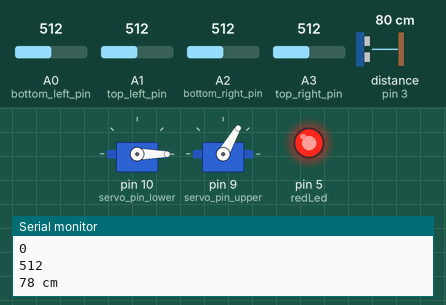
Recording of a sketch running on a simulated Arduino Uno, built with avr-gcc and run on an emulated ATmega328P. On the bench: 2 × servo, output pins drawn as LEDs (lit = HIGH), the last lines printed to the serial monitor. Wiring (inferred from the names in the program): ultrasonic range finder: trigger pin 2; echo pin 3. The inputs (shaded band) are chosen by the test bench; at power-on: A0 (bottom_left_pin) = 512, A1 (top_left_pin) = 512, A2 (bottom_right_pin) = 512, A3 (top_right_pin) = 512, distance to the obstacle (sensor on pin 3) 80 cm. The echo pulse lasts 58.3 µs per cm; pins used as bus, display or sensor lines are not drawn.

Above: at 1.2 s.
1.3 s: A0 (bottom_left_pin) set to 530
At 2.61 s:
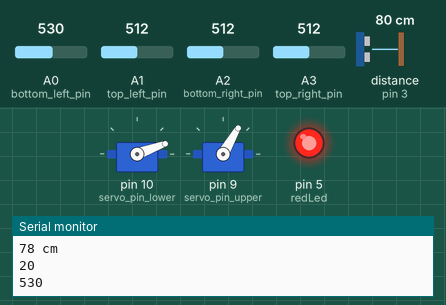
4.3 s: A0 (bottom_left_pin) set to 90
At 4.48 s:
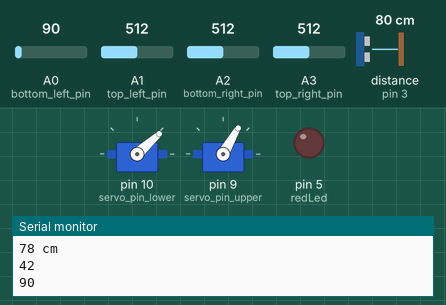
7.3 s: A1 (top_left_pin) set to 918
8.8 s: A1 (top_left_pin) set to 945
At 8.95 s:
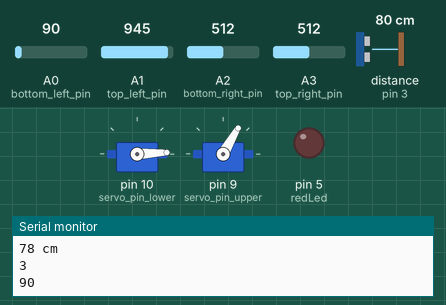
11.8 s: A0 (bottom_left_pin) set to 108
14.8 s: A0 (bottom_left_pin) set to 126
At 14.96 s:
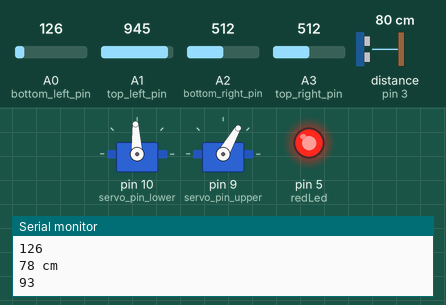
Timing chart, 0 to 21.0 s (numbered marks = the images above; inputs shaded):
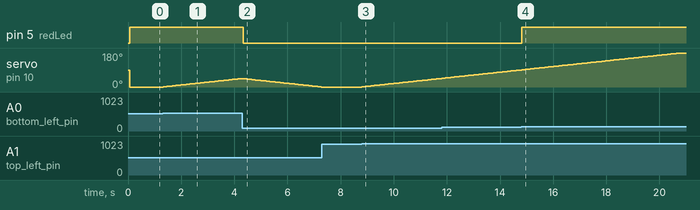

The sketch:

sensor.ino
```cpp
#include <Arduino.h>
#include <Servo.h>

//Til servo
Servo servo_lower;
Servo servo_upper;

const int servo_pin_lower = 10;
const int servo_pin_upper = 9;

const int top_left_pin = A1;
const int bottom_left_pin = A0;
const int top_right_pin = A3;
const int bottom_right_pin = A2;

int angle = 0;

//Til lyssensor
const int redLed = 5;
const int kraftSensorPin = A0;
float turnON = 200;

//Til sensor
#define trigPin 2  //Definerer trig og echo pinner
#define echoPin 3

long varighet; //Variabel varighet for tid mellom sending og mottak av lydbølger
int avstand; //Avstand variabelen skal kalkuleres til avstand ved bruk av varighet


////////////////////////////////////////////////////////////
////////////////////////Funksjons///////////////////////////
////////////////////////////////////////////////////////////
void avstandSensor(){
  digitalWrite(trigPin, LOW);
  delayMicroseconds(5);
  digitalWrite(trigPin, HIGH);
  delayMicroseconds(10);
  digitalWrite(trigPin, LOW);

  varighet = pulseIn(echoPin, HIGH);  //pulseIn er en funksjon tar tiden når pin går fra LOW til HIGH frem til den blir LOW igjen
  avstand = varighet * 0.034 / 2;  //Vi bruker 0.034 fordi det er lydens hastighet, og deler på to fordi vi får avstanden fram og tilbake, og vi vil bare ha avstanden fram
  Serial.print(avstand);
  Serial.println(" cm");

  delay(50);
  //Verdiene vi hadde fått ut av denne kunne vi f.eks brukt til å regulere farten til Zumo bilen.
}

void lower_body_light_tracker(){
    int top_left_sensor = analogRead(top_left_pin);
    int top_right_sensor = analogRead(top_right_pin);
    int bottom_left_sensor = analogRead(bottom_left_pin);
    int bottom_right_sensor = analogRead(bottom_right_pin);

    int left_side = (top_left_sensor + bottom_left_sensor);
    int right_side =  (top_right_sensor + bottom_right_sensor);

    if(left_side > right_side && 180 > angle > 0){
        angle++;
        servo_lower.write(angle);
    }
    else{
        angle--;
        servo_lower.write(angle);
    }
    //Next code is for stabilizing the servor
    if(left_side - right_side < 100 || right_side - left_side < 100){
        delay(10);
    }
}

void angle_reset(){
    if(angle < 0){
        angle = 0;
    }
    Serial.println(angle);
}

float readAvarage(){ // leser av sensoren 3 ganger og summerer verdiene og deler på 3 for å få gjennomsnittsmålingen over 3 avlesninger
  int sum = 0;
  for (int i = 0; i < 5; i++){
    	sum += analogRead(kraftSensorPin);
  }
  int avarage = sum/3;
  return avarage;
}


void kraftSensor(){
     Serial.println(analogRead(kraftSensorPin));
  if (readAvarage() > turnON){
    digitalWrite(redLed, HIGH);
  }else {
    digitalWrite(redLed, LOW);
  }
}


////////////////////////////////////////////////////////////
//////////////////////////Setup/////////////////////////////
////////////////////////////////////////////////////////////
void setup(){
    Serial.begin(9600);
    pinMode(trigPin, OUTPUT);
    pinMode(echoPin, INPUT);
    pinMode(redLed, OUTPUT);

    pinMode(kraftSensorPin, INPUT);
    Serial.begin(9600);

    servo_lower.attach(servo_pin_lower);
    servo_upper.attach(servo_pin_upper);
    Serial.begin(9600);
    servo_lower.write(90);
    servo_upper.write(60);
}

////////////////////////////////////////////////////////////
///////////////////////////Loop/////////////////////////////
////////////////////////////////////////////////////////////
void loop(){
    avstandSensor();

    lower_body_light_tracker();
    angle_reset();

    kraftSensor();
}
```

Measured:
- the behaviour switches between 512 and 513 on A0 (bottom_left_pin) (found by bisection; images 0 and 1)
- the behaviour switches between 934 and 935 on A1 (top_left_pin) (found by bisection; images 2 and 3)
- the behaviour switches between 120 and 121 on A0 (bottom_left_pin) (found by bisection; images 3 and 4)
- after the input at 1.3 s, servo on pin 10 (servo_pin_lower): moves from 0° to 45° over 2.9 s, starting at once
- after the input at 4.3 s, pin 5 (redLed): HIGH → LOW at once
- after the input at 8.8 s, servo on pin 10 (servo_pin_lower): moves from 0° to 45° over 2.9 s, starting at once
- after the input at 14.8 s, pin 5 (redLed): LOW → HIGH at once
